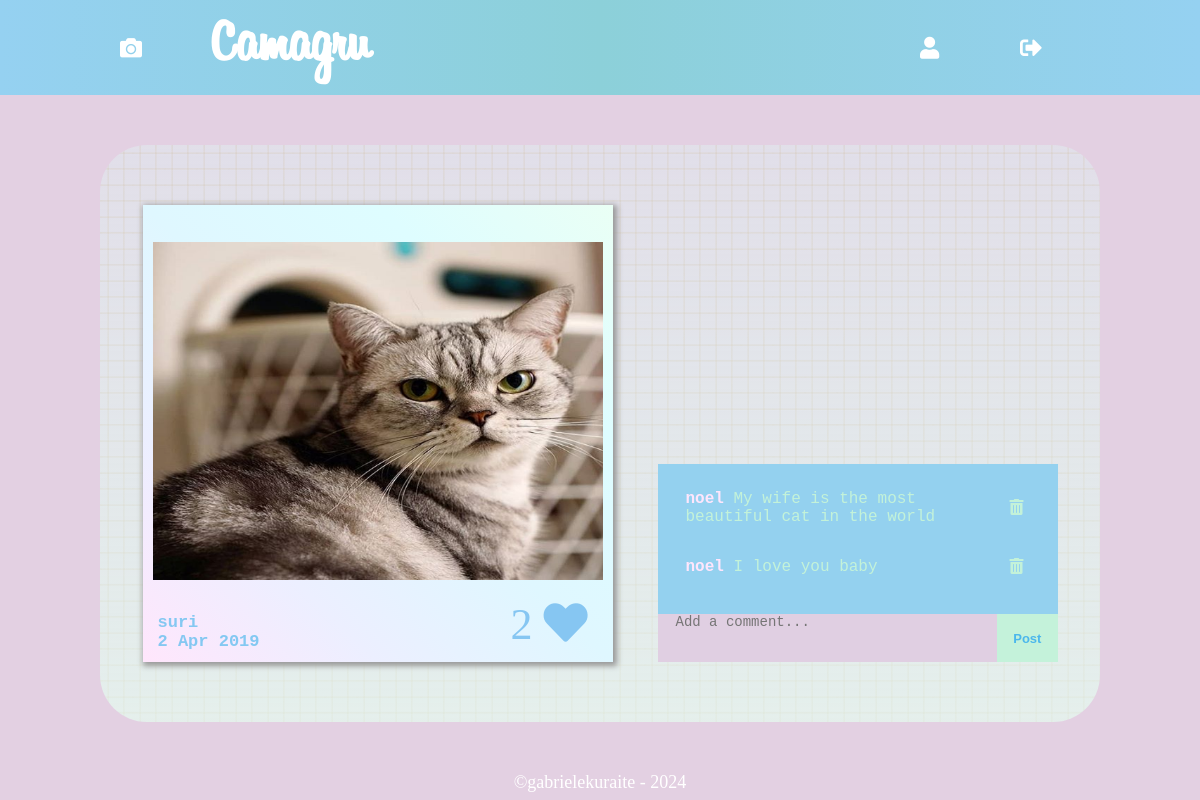
The page /user/addLikeCom.php?id=285 (signed in) on the database its author committed.
### tables this page shows
CREATE TABLE `pictures` (
  `id_img` int(11) NOT NULL AUTO_INCREMENT,
  `id_user` int(11) NOT NULL,
  `img` varchar(255) NOT NULL,
  `date` datetime NOT NULL DEFAULT CURRENT_TIMESTAMP,
  `likes` int(11) NOT NULL DEFAULT '0',
  PRIMARY KEY (`id_img`),
  FOREIGN KEY (`id_user`) REFERENCES `users`(`id`) ON DELETE CASCADE
);

CREATE TABLE `users` (
  `id` int(11) NOT NULL AUTO_INCREMENT,
  `username` varchar(255) NOT NULL,
  `email` varchar(255) NOT NULL,
  `password` varchar(500) NOT NULL,
  `activation_code` varchar(500) NOT NULL,
  `user_status` varchar(50) NOT NULL DEFAULT 'not verified',
  `token` varchar(255) NOT NULL,
  `notif` int(11) NOT NULL,
  `account_locked` TINYINT(1) NOT NULL DEFAULT 0,
  `account_locked_until` DATETIME DEFAULT NULL,
  PRIMARY KEY (`id`)
);

CREATE TABLE `comments` (
  `id_comment` int(11) NOT NULL AUTO_INCREMENT,
  `id_user` int(11) NOT NULL,
  `id_img` int(11) NOT NULL,
  `comment` text NOT NULL,
  `date` datetime NOT NULL DEFAULT CURRENT_TIMESTAMP,
  PRIMARY KEY (`id_comment`),
  FOREIGN KEY (`id_user`) REFERENCES `users`(`id`) ON DELETE CASCADE,
  FOREIGN KEY (`id_img`) REFERENCES `pictures`(`id_img`) ON DELETE CASCADE
);

### user/addLikeCom.php (the view, shortened to what this page needs)
<?php
require("../config/database.php");
function fetchPhoto($pdo, $id_photo) {
    $query = $pdo->prepare("SELECT pictures.id_img, pictures.img, pictures.date, users.username
                            FROM pictures
                            INNER JOIN users ON pictures.id_user = users.id
                            WHERE pictures.id_img = ?");
    $query->execute([$id_photo]);
    return $query->fetchAll(PDO::FETCH_ASSOC);
}
function countLikes($pdo, $id_img) {
    $query = $pdo->prepare("SELECT count(id_img) AS likes FROM likes WHERE id_img = :id_img");
    $query->bindParam(':id_img', $id_img);
    $query->execute();
    return $query->fetch(PDO::FETCH_ASSOC);
}
function fetchUserLikeStatus($pdo, $id_img, $id_user) {
    $query = $pdo->prepare("SELECT id_like FROM likes WHERE id_img = :id_img AND id_user = :id_user");
    $query->bindParam(':id_img', $id_img);
    $query->bindParam(':id_user', $id_user);
    $query->execute();
    return $query->fetchColumn();
}
function fetchComments($pdo, $id_img) {
    $query = $pdo->prepare("SELECT comments.id_user, comments.comment, comments.id_comment, users.username
                            FROM comments
                            INNER JOIN users ON comments.id_user = users.id
                            WHERE comments.id_img = :id_img
                            ORDER BY comments.date ASC");
    $query->bindParam(':id_img', $id_img);
    $query->execute();
    return $query->fetchAll(PDO::FETCH_ASSOC);
}
$id_photo = $_GET['id'] ?? null;
$likes = countLikes($pdo, $id_photo);
if ($id_photo) {
    $photo = fetchPhoto($pdo, $id_photo);
} else {
    header("Location: ../index.php");
    exit;
}
?>
<div class="background galleryB">
    <div id="likeComPhoto">
        <div id="imgLikeCom">
            <img src="../<?= htmlspecialchars($photo[0]['img'], ENT_QUOTES, 'UTF-8') ?>">
            <p id="img_info"><?= htmlspecialchars($photo[0]['username'], ENT_QUOTES, 'UTF-8') ?> </br> <?= date('j M Y', strtotime($photo[0]['date'])); ?></p>
            <?php
                $likeStatus = fetchUserLikeStatus($pdo, $_GET['id'], $_SESSION['id']);
                if ($likeStatus) {
                    echo '<a href="?' . htmlspecialchars($_SERVER['QUERY_STRING'], ENT_QUOTES, 'UTF-8') . '&dislike=' . $photo[0]['id_img'] . '" class="likeIcon">' . $likes['likes'] . '  <i class="fas fa-heart" ></i></a>';
                } else {
                    echo '<a href="?' . htmlspecialchars($_SERVER['QUERY_STRING'], ENT_QUOTES, 'UTF-8') . '&like=' . $photo[0]['id_img'] . '" class="likeIcon">' . $likes['likes'] . '  <i class="far fa-heart" ></i></a>';
                }
            ?>
        </div>
        <div id="box">
            <div class="commentForm">
                <div class="comments-container">
                    <?php
                        $all_comments = fetchComments($pdo, $id_photo);
                        foreach ($all_comments as $data) {
                            echo "<div class='comment-wrapper'><p class='comtxt'><b id='usertxt'>" . htmlspecialchars($data['username'], ENT_QUOTES, 'UTF-8') . "</b>  " . htmlspecialchars($data['comment'], ENT_QUOTES, 'UTF-8') . "</p>";
                            if ($data['id_user'] == $_SESSION['id']) {
                                echo '<form action="" method="post" class="delete-form">
                                        <input type="hidden" name="comment_id" value="' . $data['id_comment'] . '">
                                        <button type="submit" name="delete_comment" class="delete-btn"><i class="fas fa-trash-alt"></i></button>
                                      </form></div>';
                            } else {
                                echo '</div>';
                            }
                        }
                    ?>
                </div>
                <form action="" class="comment_form" method="post" id="commentForm">
                    <textarea class="textbox" rows="3" maxlength="250" name="comment" placeholder="Add a comment..." required></textarea>
                    <input type="submit" id="sendBtt" value="Post">
                </form>
            </div>
        </div>
    </div>
</div>
<?php require("../template.php"); ?>

### public/css/main.css (style rules this page uses)
html, body { height: 100vh; margin: 0; padding: 0; }
body { background: #e3d0e2; background-repeat: no-repeat; background-attachment: fixed; }
p { text-align: center; font-size: 18px; color: white; }
a { text-decoration: none; color:white; }
input[type="submit"] { cursor: pointer; }
.background { background-image: linear-gradient(to bottom, #dff5f4, #e1edf2, #e5fcf0); border-radius: 47px; }
.galleryB { background-image: linear-gradient(to bottom, rgba(223,245,244,0.4), rgba(229,252,240,0.7)), url(../icons/quadrillage.png); }
input::placeholder { color: #94d0ef; font-size: 20px; padding: 10px; }
#likeComPhoto { display: flex; flex-wrap: wrap; justify-content: space-around; padding: 6% 2%; align-items: flex-end; flex-direction: row; align-content: stretch; }
#likeComPhoto #imgLikeCom { text-align: center; background-image: linear-gradient( to left bottom, #eafff5, #defdff, #dff7ff, #ecefff, #ffe6fc); height: 448px; width: 470px; padding-top: 9px; -moz-box-shadow: 1.5px 1.75px 5.75px 2px #989898; -webkit-box-shadow: 1.5px 1.75px 5.75px 2px #989898; box-shadow: 1.5px 1.75px 5.75px 2px #989898; position: relative; }
#imgLikeCom img { width: 450px; height: 450px; object-fit: contain; margin-top: -28px; }
#img_info { text-align: left; color: #4bb7ecab; font-size: 17px; font-weight: bold; margin: -27px 0px 0px 15px; font-family: monospace; }
.likeIcon { font-size: 44px; color: #86c6f2; margin-top: -52px; margin-left: 133px; position: absolute; }
#box { max-width:400px; width: 100%; margin-top: 3%; }
.commentForm { width: 100%; background: #94d1ef; }
.commentForm .comments-container { max-height: 376px; overflow-y: auto; padding: 10px; }
.comment-wrapper { display: flex; justify-content: space-between; align-items: center; padding: 0px 18px; }
.comtxt { text-align: left; font-family: "Lucida Console", Courier, monospace; color: #c3f2d9; font-size: 16px; overflow: hidden; }
#usertxt { color: #ffe6fc; }
.comment_form { display: flex; outline: none; margin-top: 3%; }
.textbox { outline: none; overflow: hidden; resize: none; font-size: 14px; flex-grow: 100; border: none; background-color: #e3d0e2f5; text-overflow: ellipsis; padding: 0px 18px; }
#sendBtt { flex-grow: 15; border: none; background-color: #c4f2da; font-size: 13px; font-weight: bold; color: #4bb7ec; margin: 0; }
.delete-btn { background: none; border: none; color: #C3F2D9; cursor: pointer; font-size: 16px; }

### rows shown on the page
pictures: img (picture), id_user.username "suri", date "2 Apr 2019"
comments: id_user.username "noel", comment "My wife is the most beautiful cat in the world"
comments: id_user.username "noel", comment "I love you baby"

### other values the page prints
$likes['likes'] "2"
